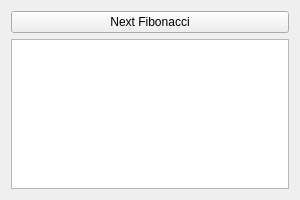
<?xml version="1.0" encoding="UTF-8"?>
<ui version="4.0">
 <class>Form</class>
 <widget class="QWidget" name="Form">
  <property name="geometry">
   <rect>
    <x>0</x>
    <y>0</y>
    <width>300</width>
    <height>200</height>
   </rect>
  </property>
  <property name="windowTitle">
   <string>Fibonacci Generator</string>
  </property>
  <layout class="QVBoxLayout" name="verticalLayout">
   <item>
    <widget class="QPushButton" name="btnNext">
     <property name="text">
      <string>Next Fibonacci</string>
     </property>
    </widget>
   </item>
   <item>
    <widget class="QTextEdit" name="textOutput">
     <property name="readOnly">
      <bool>true</bool>
     </property>
    </widget>
   </item>
  </layout>
 </widget>
 <resources/>
 <connections/>
</ui>
